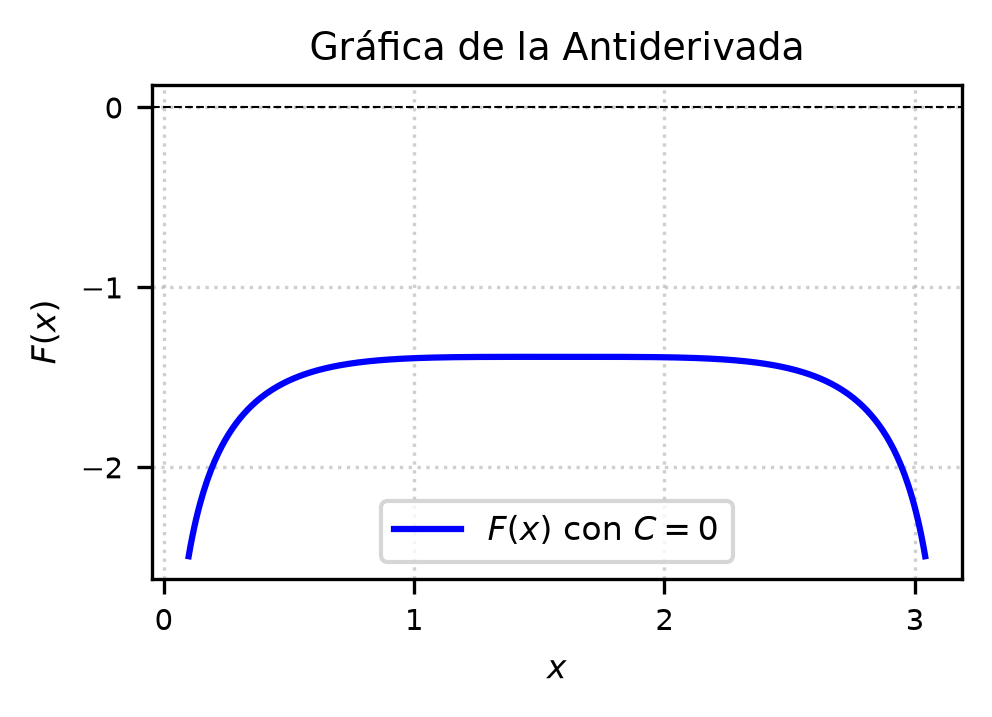

Python code for this plot:
import matplotlib
matplotlib.use('Agg')
import numpy as np
import matplotlib.pyplot as plt

# Definir el dominio de la función, evitando ceros y singularidades
x = np.linspace(0.1, np.pi - 0.1, 400)

# Antiderivada F(x) con C = 0
# F(x) = ln( |sin(x) / (1 + sin(x))^2| )
sin_x = np.sin(x)
with np.errstate(divide='ignore', invalid='ignore'):
    F_x = np.log(np.abs(sin_x / (1.0 + sin_x)**2))

# Configuración de la gráfica para dos columnas IEEE
plt.figure(figsize=(3.5, 2.5))
plt.plot(x, F_x, label=r'$F(x)$ con $C=0$', color='blue', linewidth=1.5)

plt.title('Gráfica de la Antiderivada', fontsize=9)
plt.xlabel('$x$', fontsize=8)
plt.ylabel('$F(x)$', fontsize=8)
plt.axhline(0, color='black', linewidth=0.5, linestyle='--')
plt.grid(True, linestyle=':', alpha=0.6)
plt.legend(fontsize=8)
plt.xticks(fontsize=7)
plt.yticks(fontsize=7)
plt.tight_layout()


plt.savefig(r'semana_04/graficas/SEM04_P19_grafica.png', dpi=300, bbox_inches='tight')
plt.close()
